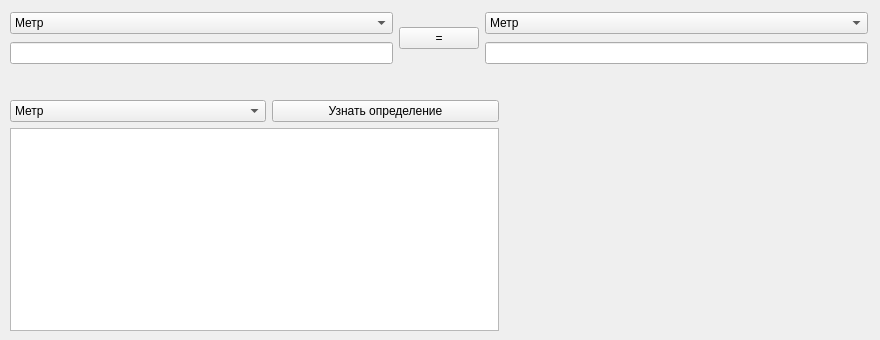
<?xml version="1.0" encoding="UTF-8"?>
<ui version="4.0">
 <class>Form</class>
 <widget class="QWidget" name="Form">
  <property name="geometry">
   <rect>
    <x>0</x>
    <y>0</y>
    <width>880</width>
    <height>340</height>
   </rect>
  </property>
  <property name="windowTitle">
   <string>Form</string>
  </property>
  <widget class="QWidget" name="layoutWidget">
   <property name="geometry">
    <rect>
     <x>10</x>
     <y>10</y>
     <width>858</width>
     <height>57</height>
    </rect>
   </property>
   <layout class="QHBoxLayout" name="horizontalLayout_3">
    <item>
     <layout class="QVBoxLayout" name="verticalLayout">
      <item>
       <widget class="QComboBox" name="comboBox_2">
        <item>
         <property name="text">
          <string>Метр</string>
         </property>
        </item>
        <item>
         <property name="text">
          <string>Километр</string>
         </property>
        </item>
        <item>
         <property name="text">
          <string>Дециметр</string>
         </property>
        </item>
        <item>
         <property name="text">
          <string>Сантиметр</string>
         </property>
        </item>
        <item>
         <property name="text">
          <string>Миллиметр</string>
         </property>
        </item>
        <item>
         <property name="text">
          <string>Микрометр</string>
         </property>
        </item>
        <item>
         <property name="text">
          <string>Нанометр</string>
         </property>
        </item>
        <item>
         <property name="text">
          <string>Пикометр</string>
         </property>
        </item>
        <item>
         <property name="text">
          <string>Фемтометр</string>
         </property>
        </item>
        <item>
         <property name="text">
          <string>Лига (Лье)</string>
         </property>
        </item>
        <item>
         <property name="text">
          <string>Миля</string>
         </property>
        </item>
        <item>
         <property name="text">
          <string>Фурлонг</string>
         </property>
        </item>
        <item>
         <property name="text">
          <string>Чейн</string>
         </property>
        </item>
        <item>
         <property name="text">
          <string>Род</string>
         </property>
        </item>
        <item>
         <property name="text">
          <string>Ярд</string>
         </property>
        </item>
        <item>
         <property name="text">
          <string>Инспекционный фут</string>
         </property>
        </item>
        <item>
         <property name="text">
          <string>Фут</string>
         </property>
        </item>
        <item>
         <property name="text">
          <string>Линк</string>
         </property>
        </item>
        <item>
         <property name="text">
          <string>Хэнд</string>
         </property>
        </item>
        <item>
         <property name="text">
          <string>Дюйм</string>
         </property>
        </item>
        <item>
         <property name="text">
          <string>Линия большая</string>
         </property>
        </item>
        <item>
         <property name="text">
          <string>Линия Малая</string>
         </property>
        </item>
        <item>
         <property name="text">
          <string>Мил</string>
         </property>
        </item>
        <item>
         <property name="text">
          <string>Мо</string>
         </property>
        </item>
        <item>
         <property name="text">
          <string>Рин</string>
         </property>
        </item>
        <item>
         <property name="text">
          <string>Бу</string>
         </property>
        </item>
        <item>
         <property name="text">
          <string>Сун</string>
         </property>
        </item>
        <item>
         <property name="text">
          <string>Сяку</string>
         </property>
        </item>
        <item>
         <property name="text">
          <string>Кэн</string>
         </property>
        </item>
        <item>
         <property name="text">
          <string>Хиро</string>
         </property>
        </item>
        <item>
         <property name="text">
          <string>Дзё</string>
         </property>
        </item>
        <item>
         <property name="text">
          <string>Тё</string>
         </property>
        </item>
        <item>
         <property name="text">
          <string>Ри</string>
         </property>
        </item>
        <item>
         <property name="text">
          <string>Палайста</string>
         </property>
        </item>
        <item>
         <property name="text">
          <string>Плетр</string>
         </property>
        </item>
        <item>
         <property name="text">
          <string>Миля</string>
         </property>
        </item>
        <item>
         <property name="text">
          <string>Стадий</string>
         </property>
        </item>
        <item>
         <property name="text">
          <string>Плетр</string>
         </property>
        </item>
        <item>
         <property name="text">
          <string>Амма</string>
         </property>
        </item>
        <item>
         <property name="text">
          <string>Акена (декапод)</string>
         </property>
        </item>
        <item>
         <property name="text">
          <string>Оргия (гексапод)</string>
         </property>
        </item>
        <item>
         <property name="text">
          <string>Бема (шаг)</string>
         </property>
        </item>
        <item>
         <property name="text">
          <string>Пехис (локоть) греческий</string>
         </property>
        </item>
        <item>
         <property name="text">
          <string>Пехис (локоть) короткий</string>
         </property>
        </item>
        <item>
         <property name="text">
          <string>Пус (фут)</string>
         </property>
        </item>
        <item>
         <property name="text">
          <string>Спитам</string>
         </property>
        </item>
        <item>
         <property name="text">
          <string>Дихас</string>
         </property>
        </item>
        <item>
         <property name="text">
          <string>Палестра (ладонь) </string>
         </property>
        </item>
        <item>
         <property name="text">
          <string>Кондиль </string>
         </property>
        </item>
        <item>
         <property name="text">
          <string>Дактиль (палец)</string>
         </property>
        </item>
        <item>
         <property name="text">
          <string>Стадий олимпийский</string>
         </property>
        </item>
        <item>
         <property name="text">
          <string>Стадий аттический</string>
         </property>
        </item>
        <item>
         <property name="text">
          <string>Стадий птолемеевский</string>
         </property>
        </item>
        <item>
         <property name="text">
          <string>Морская миля</string>
         </property>
        </item>
        <item>
         <property name="text">
          <string>Кабельтов</string>
         </property>
        </item>
        <item>
         <property name="text">
          <string>Морская сажень</string>
         </property>
        </item>
        <item>
         <property name="text">
          <string>Радиус Луны</string>
         </property>
        </item>
        <item>
         <property name="text">
          <string>Радиус Земли</string>
         </property>
        </item>
        <item>
         <property name="text">
          <string>Радиус Юпитера</string>
         </property>
        </item>
        <item>
         <property name="text">
          <string>Радиус Солнца</string>
         </property>
        </item>
        <item>
         <property name="text">
          <string>Световой месяц</string>
         </property>
        </item>
        <item>
         <property name="text">
          <string>Световая минута</string>
         </property>
        </item>
        <item>
         <property name="text">
          <string>Астрономическая единица</string>
         </property>
        </item>
        <item>
         <property name="text">
          <string>Световой час</string>
         </property>
        </item>
        <item>
         <property name="text">
          <string>Световые сутки</string>
         </property>
        </item>
        <item>
         <property name="text">
          <string>Световая неделя</string>
         </property>
        </item>
        <item>
         <property name="text">
          <string>Световой год</string>
         </property>
        </item>
        <item>
         <property name="text">
          <string>Парсек</string>
         </property>
        </item>
        <item>
         <property name="text">
          <string>Сириометр</string>
         </property>
        </item>
        <item>
         <property name="text">
          <string>Планковская длина</string>
         </property>
        </item>
        <item>
         <property name="text">
          <string>Ферми</string>
         </property>
        </item>
        <item>
         <property name="text">
          <string>Класический радиус электрона</string>
         </property>
        </item>
        <item>
         <property name="text">
          <string>X-еденица</string>
         </property>
        </item>
        <item>
         <property name="text">
          <string>Комптоновская длина волны электрона</string>
         </property>
        </item>
        <item>
         <property name="text">
          <string>Боровский радиус</string>
         </property>
        </item>
        <item>
         <property name="text">
          <string>Ангстрем</string>
         </property>
        </item>
        <item>
         <property name="text">
          <string>Юнит</string>
         </property>
        </item>
       </widget>
      </item>
      <item>
       <layout class="QHBoxLayout" name="horizontalLayout">
        <item>
         <widget class="QLineEdit" name="lineEdit"/>
        </item>
       </layout>
      </item>
     </layout>
    </item>
    <item>
     <widget class="QPushButton" name="pushButton">
      <property name="text">
       <string>=</string>
      </property>
     </widget>
    </item>
    <item>
     <layout class="QVBoxLayout" name="verticalLayout_2">
      <item>
       <widget class="QComboBox" name="comboBox_3">
        <item>
         <property name="text">
          <string>Метр</string>
         </property>
        </item>
        <item>
         <property name="text">
          <string>Километр</string>
         </property>
        </item>
        <item>
         <property name="text">
          <string>Дециметр</string>
         </property>
        </item>
        <item>
         <property name="text">
          <string>Сантиметр</string>
         </property>
        </item>
        <item>
         <property name="text">
          <string>Миллиметр</string>
         </property>
        </item>
        <item>
         <property name="text">
          <string>Микрометр</string>
         </property>
        </item>
        <item>
         <property name="text">
          <string>Нанометр</string>
         </property>
        </item>
        <item>
         <property name="text">
          <string>Пикометр</string>
         </property>
        </item>
        <item>
         <property name="text">
          <string>Фемтометр</string>
         </property>
        </item>
        <item>
         <property name="text">
          <string>Лига (Лье)</string>
         </property>
        </item>
        <item>
         <property name="text">
          <string>Миля</string>
         </property>
        </item>
        <item>
         <property name="text">
          <string>Фурлонг</string>
         </property>
        </item>
        <item>
         <property name="text">
          <string>Чейн</string>
         </property>
        </item>
        <item>
         <property name="text">
          <string>Род</string>
         </property>
        </item>
        <item>
         <property name="text">
          <string>Ярд</string>
         </property>
        </item>
        <item>
         <property name="text">
          <string>Инспекционный фут</string>
         </property>
        </item>
        <item>
         <property name="text">
          <string>Фут</string>
         </property>
        </item>
        <item>
         <property name="text">
          <string>Линк</string>
         </property>
        </item>
        <item>
         <property name="text">
          <string>Хэнд</string>
         </property>
        </item>
        <item>
         <property name="text">
          <string>Дюйм</string>
         </property>
        </item>
        <item>
         <property name="text">
          <string>Линия большая</string>
         </property>
        </item>
        <item>
         <property name="text">
          <string>Линия Малая</string>
         </property>
        </item>
        <item>
         <property name="text">
          <string>Мил</string>
         </property>
        </item>
        <item>
         <property name="text">
          <string>Мо</string>
         </property>
        </item>
        <item>
         <property name="text">
          <string>Рин</string>
         </property>
        </item>
        <item>
         <property name="text">
          <string>Бу</string>
         </property>
        </item>
        <item>
         <property name="text">
          <string>Сун</string>
         </property>
        </item>
        <item>
         <property name="text">
          <string>Сяку</string>
         </property>
        </item>
        <item>
         <property name="text">
          <string>Кэн</string>
         </property>
        </item>
        <item>
         <property name="text">
          <string>Хиро</string>
         </property>
        </item>
        <item>
         <property name="text">
          <string>Дзё</string>
         </property>
        </item>
        <item>
         <property name="text">
          <string>Тё</string>
         </property>
        </item>
        <item>
         <property name="text">
          <string>Ри</string>
         </property>
        </item>
        <item>
         <property name="text">
          <string>Палайста</string>
         </property>
        </item>
        <item>
         <property name="text">
          <string>Плетр</string>
         </property>
        </item>
        <item>
         <property name="text">
          <string>Миля</string>
         </property>
        </item>
        <item>
         <property name="text">
          <string>Стадий</string>
         </property>
        </item>
        <item>
         <property name="text">
          <string>Плетр</string>
         </property>
        </item>
        <item>
         <property name="text">
          <string>Амма</string>
         </property>
        </item>
        <item>
         <property name="text">
          <string>Акена (декапод)</string>
         </property>
        </item>
        <item>
         <property name="text">
          <string>Оргия (гексапод)</string>
         </property>
        </item>
        <item>
         <property name="text">
          <string>Бема (шаг)</string>
         </property>
        </item>
        <item>
         <property name="text">
          <string>Пехис (локоть) греческий</string>
         </property>
        </item>
        <item>
         <property name="text">
          <string>Пехис (локоть) короткий</string>
         </property>
        </item>
        <item>
         <property name="text">
          <string>Пус (фут)</string>
         </property>
        </item>
        <item>
         <property name="text">
          <string>Спитам</string>
         </property>
        </item>
        <item>
         <property name="text">
          <string>Дихас</string>
         </property>
        </item>
        <item>
         <property name="text">
          <string>Палестра (ладонь) </string>
         </property>
        </item>
        <item>
         <property name="text">
          <string>Кондиль </string>
         </property>
        </item>
        <item>
         <property name="text">
          <string>Дактиль (палец)</string>
         </property>
        </item>
        <item>
         <property name="text">
          <string>Стадий олимпийский</string>
         </property>
        </item>
        <item>
         <property name="text">
          <string>Стадий аттический</string>
         </property>
        </item>
        <item>
         <property name="text">
          <string>Стадий птолемеевский</string>
         </property>
        </item>
        <item>
         <property name="text">
          <string>Морская миля</string>
         </property>
        </item>
        <item>
         <property name="text">
          <string>Кабельтов</string>
         </property>
        </item>
        <item>
         <property name="text">
          <string>Морская сажень</string>
         </property>
        </item>
        <item>
         <property name="text">
          <string>Радиус Луны</string>
         </property>
        </item>
        <item>
         <property name="text">
          <string>Радиус Земли</string>
         </property>
        </item>
        <item>
         <property name="text">
          <string>Радиус Юпитера</string>
         </property>
        </item>
        <item>
         <property name="text">
          <string>Радиус Солнца</string>
         </property>
        </item>
        <item>
         <property name="text">
          <string>Световой месяц</string>
         </property>
        </item>
        <item>
         <property name="text">
          <string>Световая минута</string>
         </property>
        </item>
        <item>
         <property name="text">
          <string>Астрономическая единица</string>
         </property>
        </item>
        <item>
         <property name="text">
          <string>Световой час</string>
         </property>
        </item>
        <item>
         <property name="text">
          <string>Световые сутки</string>
         </property>
        </item>
        <item>
         <property name="text">
          <string>Световая неделя</string>
         </property>
        </item>
        <item>
         <property name="text">
          <string>Световой год</string>
         </property>
        </item>
        <item>
         <property name="text">
          <string>Парсек</string>
         </property>
        </item>
        <item>
         <property name="text">
          <string>Сириометр</string>
         </property>
        </item>
        <item>
         <property name="text">
          <string>Планковская длина</string>
         </property>
        </item>
        <item>
         <property name="text">
          <string>Ферми</string>
         </property>
        </item>
        <item>
         <property name="text">
          <string>Класический радиус электрона</string>
         </property>
        </item>
        <item>
         <property name="text">
          <string>X-еденица</string>
         </property>
        </item>
        <item>
         <property name="text">
          <string>Комптоновская длина волны электрона</string>
         </property>
        </item>
        <item>
         <property name="text">
          <string>Боровский радиус</string>
         </property>
        </item>
        <item>
         <property name="text">
          <string>Ангстрем</string>
         </property>
        </item>
        <item>
         <property name="text">
          <string>Юнит</string>
         </property>
        </item>
       </widget>
      </item>
      <item>
       <layout class="QHBoxLayout" name="horizontalLayout_2">
        <item>
         <widget class="QLineEdit" name="lineEdit_2"/>
        </item>
       </layout>
      </item>
     </layout>
    </item>
   </layout>
  </widget>
  <widget class="QWidget" name="layoutWidget_2">
   <property name="geometry">
    <rect>
     <x>10</x>
     <y>100</y>
     <width>489</width>
     <height>231</height>
    </rect>
   </property>
   <layout class="QVBoxLayout" name="verticalLayout_3">
    <item>
     <layout class="QHBoxLayout" name="horizontalLayout_4">
      <item>
       <widget class="QComboBox" name="comboBox_4">
        <item>
         <property name="text">
          <string>Метр</string>
         </property>
        </item>
        <item>
         <property name="text">
          <string>Километр</string>
         </property>
        </item>
        <item>
         <property name="text">
          <string>Дециметр</string>
         </property>
        </item>
        <item>
         <property name="text">
          <string>Сантиметр</string>
         </property>
        </item>
        <item>
         <property name="text">
          <string>Миллиметр</string>
         </property>
        </item>
        <item>
         <property name="text">
          <string>Микрометр</string>
         </property>
        </item>
        <item>
         <property name="text">
          <string>Нанометр</string>
         </property>
        </item>
        <item>
         <property name="text">
          <string>Пикометр</string>
         </property>
        </item>
        <item>
         <property name="text">
          <string>Фемтометр</string>
         </property>
        </item>
        <item>
         <property name="text">
          <string>Лига (Лье)</string>
         </property>
        </item>
        <item>
         <property name="text">
          <string>Миля</string>
         </property>
        </item>
        <item>
         <property name="text">
          <string>Фурлонг</string>
         </property>
        </item>
        <item>
         <property name="text">
          <string>Чейн</string>
         </property>
        </item>
        <item>
         <property name="text">
          <string>Род</string>
         </property>
        </item>
        <item>
         <property name="text">
          <string>Ярд</string>
         </property>
        </item>
        <item>
         <property name="text">
          <string>Инспекционный фут</string>
         </property>
        </item>
        <item>
         <property name="text">
          <string>Фут</string>
         </property>
        </item>
        <item>
         <property name="text">
          <string>Линк</string>
         </property>
        </item>
        <item>
         <property name="text">
          <string>Хэнд</string>
         </property>
        </item>
        <item>
         <property name="text">
          <string>Дюйм</string>
         </property>
        </item>
        <item>
         <property name="text">
          <string>Линия большая</string>
         </property>
        </item>
        <item>
         <property name="text">
          <string>Линия Малая</string>
         </property>
        </item>
        <item>
         <property name="text">
          <string>Мил</string>
         </property>
        </item>
        <item>
         <property name="text">
          <string>Мо</string>
         </property>
        </item>
        <item>
         <property name="text">
          <string>Рин</string>
         </property>
        </item>
        <item>
         <property name="text">
          <string>Бу</string>
         </property>
        </item>
        <item>
         <property name="text">
          <string>Сун</string>
         </property>
        </item>
        <item>
         <property name="text">
          <string>Сяку</string>
         </property>
        </item>
        <item>
         <property name="text">
          <string>Кэн</string>
         </property>
        </item>
        <item>
         <property name="text">
          <string>Хиро</string>
         </property>
        </item>
        <item>
         <property name="text">
          <string>Дзё</string>
         </property>
        </item>
        <item>
         <property name="text">
          <string>Тё</string>
         </property>
        </item>
        <item>
         <property name="text">
          <string>Ри</string>
         </property>
        </item>
        <item>
         <property name="text">
          <string>Палайста</string>
         </property>
        </item>
        <item>
         <property name="text">
          <string>Плетр</string>
         </property>
        </item>
        <item>
         <property name="text">
          <string>Миля</string>
         </property>
        </item>
        <item>
         <property name="text">
          <string>Стадий</string>
         </property>
        </item>
        <item>
         <property name="text">
          <string>Плетр</string>
         </property>
        </item>
        <item>
         <property name="text">
          <string>Амма</string>
         </property>
        </item>
        <item>
         <property name="text">
          <string>Акена (декапод)</string>
         </property>
        </item>
        <item>
         <property name="text">
          <string>Оргия (гексапод)</string>
         </property>
        </item>
        <item>
         <property name="text">
          <string>Бема (шаг)</string>
         </property>
        </item>
        <item>
         <property name="text">
          <string>Пехис (локоть) греческий</string>
         </property>
        </item>
        <item>
         <property name="text">
          <string>Пехис (локоть) короткий</string>
         </property>
        </item>
        <item>
         <property name="text">
          <string>Пус (фут)</string>
         </property>
        </item>
        <item>
         <property name="text">
          <string>Спитам</string>
         </property>
        </item>
        <item>
         <property name="text">
          <string>Дихас</string>
         </property>
        </item>
        <item>
         <property name="text">
          <string>Палестра (ладонь) </string>
         </property>
        </item>
        <item>
         <property name="text">
          <string>Кондиль </string>
         </property>
        </item>
        <item>
         <property name="text">
          <string>Дактиль (палец)</string>
         </property>
        </item>
        <item>
         <property name="text">
          <string>Стадий олимпийский</string>
         </property>
        </item>
        <item>
         <property name="text">
          <string>Стадий аттический</string>
         </property>
        </item>
        <item>
         <property name="text">
          <string>Стадий птолемеевский</string>
         </property>
        </item>
        <item>
         <property name="text">
          <string>Морская миля</string>
         </property>
        </item>
        <item>
         <property name="text">
          <string>Кабельтов</string>
         </property>
        </item>
        <item>
         <property name="text">
          <string>Морская сажень</string>
         </property>
        </item>
        <item>
         <property name="text">
          <string>Радиус Луны</string>
         </property>
        </item>
        <item>
         <property name="text">
          <string>Радиус Земли</string>
         </property>
        </item>
        <item>
         <property name="text">
          <string>Радиус Юпитера</string>
         </property>
        </item>
        <item>
         <property name="text">
          <string>Радиус Солнца</string>
         </property>
        </item>
        <item>
         <property name="text">
          <string>Световой месяц</string>
         </property>
        </item>
        <item>
         <property name="text">
          <string>Световая минута</string>
         </property>
        </item>
        <item>
         <property name="text">
          <string>Астрономическая единица</string>
         </property>
        </item>
        <item>
         <property name="text">
          <string>Световой час</string>
         </property>
        </item>
        <item>
         <property name="text">
          <string>Световые сутки</string>
         </property>
        </item>
        <item>
         <property name="text">
          <string>Световая неделя</string>
         </property>
        </item>
        <item>
         <property name="text">
          <string>Световой год</string>
         </property>
        </item>
        <item>
         <property name="text">
          <string>Парсек</string>
         </property>
        </item>
        <item>
         <property name="text">
          <string>Сириометр</string>
         </property>
        </item>
        <item>
         <property name="text">
          <string>Планковская длина</string>
         </property>
        </item>
        <item>
         <property name="text">
          <string>Ферми</string>
         </property>
        </item>
        <item>
         <property name="text">
          <string>Класический радиус электрона</string>
         </property>
        </item>
        <item>
         <property name="text">
          <string>X-еденица</string>
         </property>
        </item>
        <item>
         <property name="text">
          <string>Комптоновская длина волны электрона</string>
         </property>
        </item>
        <item>
         <property name="text">
          <string>Боровский радиус</string>
         </property>
        </item>
        <item>
         <property name="text">
          <string>Ангстрем</string>
         </property>
        </item>
        <item>
         <property name="text">
          <string>Юнит</string>
         </property>
        </item>
       </widget>
      </item>
      <item>
       <widget class="QPushButton" name="pushButton_2">
        <property name="text">
         <string>Узнать определение</string>
        </property>
       </widget>
      </item>
     </layout>
    </item>
    <item>
     <widget class="QPlainTextEdit" name="plainTextEdit"/>
    </item>
   </layout>
  </widget>
 </widget>
 <resources/>
 <connections/>
</ui>
